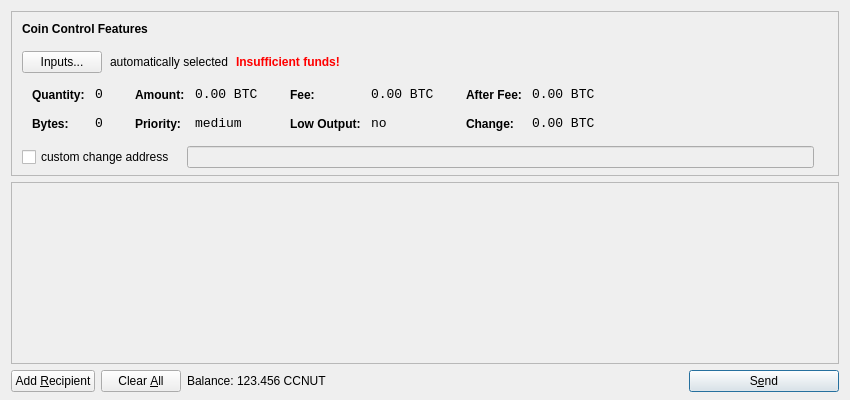
<?xml version="1.0" encoding="UTF-8"?>
<ui version="4.0">
 <class>SendCoinsDialog</class>
 <widget class="QDialog" name="SendCoinsDialog">
  <property name="geometry">
   <rect>
    <x>0</x>
    <y>0</y>
    <width>850</width>
    <height>400</height>
   </rect>
  </property>
  <property name="windowTitle">
   <string>Send Coins</string>
  </property>
  <layout class="QVBoxLayout" name="verticalLayout" stretch="0,1,0">
   <property name="bottomMargin">
    <number>8</number>
   </property>
   <item>
    <widget class="QFrame" name="frameCoinControl">
     <property name="sizePolicy">
      <sizepolicy hsizetype="Expanding" vsizetype="Expanding">
       <horstretch>0</horstretch>
       <verstretch>0</verstretch>
      </sizepolicy>
     </property>
     <property name="maximumSize">
      <size>
       <width>16777215</width>
       <height>16777215</height>
      </size>
     </property>
     <property name="frameShape">
      <enum>QFrame::StyledPanel</enum>
     </property>
     <property name="frameShadow">
      <enum>QFrame::Sunken</enum>
     </property>
     <layout class="QVBoxLayout" name="verticalLayoutCoinControl2">
      <property name="spacing">
       <number>-1</number>
      </property>
      <property name="leftMargin">
       <number>0</number>
      </property>
      <property name="topMargin">
       <number>0</number>
      </property>
      <property name="rightMargin">
       <number>0</number>
      </property>
      <property name="bottomMargin">
       <number>6</number>
      </property>
      <item>
       <layout class="QVBoxLayout" name="verticalLayoutCoinControl" stretch="0,0,0,0,1">
        <property name="spacing">
         <number>0</number>
        </property>
        <property name="leftMargin">
         <number>10</number>
        </property>
        <property name="topMargin">
         <number>10</number>
        </property>
        <item>
         <layout class="QHBoxLayout" name="horizontalLayoutCoinControl1">
          <property name="bottomMargin">
           <number>15</number>
          </property>
          <item>
           <widget class="QLabel" name="labelCoinControlFeatures">
            <property name="sizePolicy">
             <sizepolicy hsizetype="Preferred" vsizetype="Maximum">
              <horstretch>0</horstretch>
              <verstretch>0</verstretch>
             </sizepolicy>
            </property>
            <property name="font">
             <font>
              <weight>75</weight>
              <bold>true</bold>
             </font>
            </property>
            <property name="styleSheet">
             <string notr="true">font-weight:bold;</string>
            </property>
            <property name="text">
             <string>Coin Control Features</string>
            </property>
           </widget>
          </item>
         </layout>
        </item>
        <item>
         <layout class="QHBoxLayout" name="horizontalLayoutCoinControl2" stretch="0,0,0,0">
          <property name="spacing">
           <number>8</number>
          </property>
          <property name="bottomMargin">
           <number>10</number>
          </property>
          <item>
           <widget class="QPushButton" name="pushButtonCoinControl">
            <property name="styleSheet">
             <string notr="true"/>
            </property>
            <property name="text">
             <string>Inputs...</string>
            </property>
           </widget>
          </item>
          <item>
           <widget class="QLabel" name="labelCoinControlAutomaticallySelected">
            <property name="text">
             <string>automatically selected</string>
            </property>
            <property name="margin">
             <number>5</number>
            </property>
           </widget>
          </item>
          <item>
           <widget class="QLabel" name="labelCoinControlInsuffFunds">
            <property name="font">
             <font>
              <weight>75</weight>
              <bold>true</bold>
             </font>
            </property>
            <property name="styleSheet">
             <string notr="true">color:red;font-weight:bold;</string>
            </property>
            <property name="text">
             <string>Insufficient funds!</string>
            </property>
            <property name="margin">
             <number>5</number>
            </property>
           </widget>
          </item>
          <item>
           <spacer name="horizontalSpacerCoinControl">
            <property name="orientation">
             <enum>Qt::Horizontal</enum>
            </property>
            <property name="sizeHint" stdset="0">
             <size>
              <width>40</width>
              <height>1</height>
             </size>
            </property>
           </spacer>
          </item>
         </layout>
        </item>
        <item>
         <widget class="QWidget" name="widgetCoinControl" native="true">
          <property name="sizePolicy">
           <sizepolicy hsizetype="Preferred" vsizetype="Preferred">
            <horstretch>0</horstretch>
            <verstretch>0</verstretch>
           </sizepolicy>
          </property>
          <property name="minimumSize">
           <size>
            <width>0</width>
            <height>0</height>
           </size>
          </property>
          <property name="styleSheet">
           <string notr="true"/>
          </property>
          <layout class="QHBoxLayout" name="horizontalLayoutCoinControl5">
           <property name="margin">
            <number>0</number>
           </property>
           <item>
            <layout class="QHBoxLayout" name="horizontalLayoutCoinControl3" stretch="0,0,0,1">
             <property name="spacing">
              <number>20</number>
             </property>
             <property name="topMargin">
              <number>0</number>
             </property>
             <property name="bottomMargin">
              <number>10</number>
             </property>
             <item>
              <layout class="QFormLayout" name="formLayoutCoinControl1">
               <property name="horizontalSpacing">
                <number>10</number>
               </property>
               <property name="verticalSpacing">
                <number>14</number>
               </property>
               <property name="leftMargin">
                <number>10</number>
               </property>
               <property name="topMargin">
                <number>4</number>
               </property>
               <property name="rightMargin">
                <number>6</number>
               </property>
               <item row="0" column="0">
                <widget class="QLabel" name="labelCoinControlQuantityText">
                 <property name="styleSheet">
                  <string notr="true">font-weight:bold;</string>
                 </property>
                 <property name="text">
                  <string>Quantity:</string>
                 </property>
                 <property name="margin">
                  <number>0</number>
                 </property>
                </widget>
               </item>
               <item row="0" column="1">
                <widget class="QLabel" name="labelCoinControlQuantity">
                 <property name="font">
                  <font>
                   <family>Monospace</family>
                   <pointsize>10</pointsize>
                  </font>
                 </property>
                 <property name="cursor">
                  <cursorShape>IBeamCursor</cursorShape>
                 </property>
                 <property name="contextMenuPolicy">
                  <enum>Qt::ActionsContextMenu</enum>
                 </property>
                 <property name="text">
                  <string notr="true">0</string>
                 </property>
                 <property name="margin">
                  <number>0</number>
                 </property>
                 <property name="textInteractionFlags">
                  <set>Qt::LinksAccessibleByMouse|Qt::TextSelectableByKeyboard|Qt::TextSelectableByMouse</set>
                 </property>
                </widget>
               </item>
               <item row="1" column="0">
                <widget class="QLabel" name="labelCoinControlBytesText">
                 <property name="styleSheet">
                  <string notr="true">font-weight:bold;</string>
                 </property>
                 <property name="text">
                  <string>Bytes:</string>
                 </property>
                </widget>
               </item>
               <item row="1" column="1">
                <widget class="QLabel" name="labelCoinControlBytes">
                 <property name="font">
                  <font>
                   <family>Monospace</family>
                   <pointsize>10</pointsize>
                  </font>
                 </property>
                 <property name="cursor">
                  <cursorShape>IBeamCursor</cursorShape>
                 </property>
                 <property name="contextMenuPolicy">
                  <enum>Qt::ActionsContextMenu</enum>
                 </property>
                 <property name="text">
                  <string notr="true">0</string>
                 </property>
                 <property name="textInteractionFlags">
                  <set>Qt::LinksAccessibleByMouse|Qt::TextSelectableByKeyboard|Qt::TextSelectableByMouse</set>
                 </property>
                </widget>
               </item>
              </layout>
             </item>
             <item>
              <layout class="QFormLayout" name="formLayoutCoinControl2">
               <property name="horizontalSpacing">
                <number>10</number>
               </property>
               <property name="verticalSpacing">
                <number>14</number>
               </property>
               <property name="leftMargin">
                <number>6</number>
               </property>
               <property name="topMargin">
                <number>4</number>
               </property>
               <property name="rightMargin">
                <number>6</number>
               </property>
               <item row="0" column="0">
                <widget class="QLabel" name="labelCoinControlAmountText">
                 <property name="styleSheet">
                  <string notr="true">font-weight:bold;</string>
                 </property>
                 <property name="text">
                  <string>Amount:</string>
                 </property>
                 <property name="margin">
                  <number>0</number>
                 </property>
                </widget>
               </item>
               <item row="0" column="1">
                <widget class="QLabel" name="labelCoinControlAmount">
                 <property name="font">
                  <font>
                   <family>Monospace</family>
                   <pointsize>10</pointsize>
                  </font>
                 </property>
                 <property name="cursor">
                  <cursorShape>IBeamCursor</cursorShape>
                 </property>
                 <property name="contextMenuPolicy">
                  <enum>Qt::ActionsContextMenu</enum>
                 </property>
                 <property name="text">
                  <string notr="true">0.00 BTC</string>
                 </property>
                 <property name="textInteractionFlags">
                  <set>Qt::LinksAccessibleByMouse|Qt::TextSelectableByKeyboard|Qt::TextSelectableByMouse</set>
                 </property>
                </widget>
               </item>
               <item row="1" column="0">
                <widget class="QLabel" name="labelCoinControlPriorityText">
                 <property name="styleSheet">
                  <string notr="true">font-weight:bold;</string>
                 </property>
                 <property name="text">
                  <string>Priority:</string>
                 </property>
                </widget>
               </item>
               <item row="1" column="1">
                <widget class="QLabel" name="labelCoinControlPriority">
                 <property name="font">
                  <font>
                   <family>Monospace</family>
                   <pointsize>10</pointsize>
                  </font>
                 </property>
                 <property name="cursor">
                  <cursorShape>IBeamCursor</cursorShape>
                 </property>
                 <property name="contextMenuPolicy">
                  <enum>Qt::ActionsContextMenu</enum>
                 </property>
                 <property name="text">
                  <string>medium</string>
                 </property>
                 <property name="textInteractionFlags">
                  <set>Qt::LinksAccessibleByMouse|Qt::TextSelectableByKeyboard|Qt::TextSelectableByMouse</set>
                 </property>
                </widget>
               </item>
              </layout>
             </item>
             <item>
              <layout class="QFormLayout" name="formLayoutCoinControl3">
               <property name="horizontalSpacing">
                <number>10</number>
               </property>
               <property name="verticalSpacing">
                <number>14</number>
               </property>
               <property name="leftMargin">
                <number>6</number>
               </property>
               <property name="topMargin">
                <number>4</number>
               </property>
               <property name="rightMargin">
                <number>6</number>
               </property>
               <item row="0" column="0">
                <widget class="QLabel" name="labelCoinControlFeeText">
                 <property name="styleSheet">
                  <string notr="true">font-weight:bold;</string>
                 </property>
                 <property name="text">
                  <string>Fee:</string>
                 </property>
                 <property name="margin">
                  <number>0</number>
                 </property>
                </widget>
               </item>
               <item row="0" column="1">
                <widget class="QLabel" name="labelCoinControlFee">
                 <property name="font">
                  <font>
                   <family>Monospace</family>
                   <pointsize>10</pointsize>
                  </font>
                 </property>
                 <property name="cursor">
                  <cursorShape>IBeamCursor</cursorShape>
                 </property>
                 <property name="contextMenuPolicy">
                  <enum>Qt::ActionsContextMenu</enum>
                 </property>
                 <property name="text">
                  <string notr="true">0.00 BTC</string>
                 </property>
                 <property name="textInteractionFlags">
                  <set>Qt::LinksAccessibleByMouse|Qt::TextSelectableByKeyboard|Qt::TextSelectableByMouse</set>
                 </property>
                </widget>
               </item>
               <item row="1" column="0">
                <widget class="QLabel" name="labelCoinControlLowOutputText">
                 <property name="styleSheet">
                  <string notr="true">font-weight:bold;</string>
                 </property>
                 <property name="text">
                  <string>Low Output:</string>
                 </property>
                </widget>
               </item>
               <item row="1" column="1">
                <widget class="QLabel" name="labelCoinControlLowOutput">
                 <property name="font">
                  <font>
                   <family>Monospace</family>
                   <pointsize>10</pointsize>
                  </font>
                 </property>
                 <property name="cursor">
                  <cursorShape>IBeamCursor</cursorShape>
                 </property>
                 <property name="contextMenuPolicy">
                  <enum>Qt::ActionsContextMenu</enum>
                 </property>
                 <property name="text">
                  <string>no</string>
                 </property>
                 <property name="textInteractionFlags">
                  <set>Qt::LinksAccessibleByMouse|Qt::TextSelectableByKeyboard|Qt::TextSelectableByMouse</set>
                 </property>
                </widget>
               </item>
              </layout>
             </item>
             <item>
              <layout class="QFormLayout" name="formLayoutCoinControl4">
               <property name="horizontalSpacing">
                <number>10</number>
               </property>
               <property name="verticalSpacing">
                <number>14</number>
               </property>
               <property name="leftMargin">
                <number>6</number>
               </property>
               <property name="topMargin">
                <number>4</number>
               </property>
               <property name="rightMargin">
                <number>6</number>
               </property>
               <item row="0" column="0">
                <widget class="QLabel" name="labelCoinControlAfterFeeText">
                 <property name="styleSheet">
                  <string notr="true">font-weight:bold;</string>
                 </property>
                 <property name="text">
                  <string>After Fee:</string>
                 </property>
                 <property name="margin">
                  <number>0</number>
                 </property>
                </widget>
               </item>
               <item row="0" column="1">
                <widget class="QLabel" name="labelCoinControlAfterFee">
                 <property name="font">
                  <font>
                   <family>Monospace</family>
                   <pointsize>10</pointsize>
                  </font>
                 </property>
                 <property name="cursor">
                  <cursorShape>IBeamCursor</cursorShape>
                 </property>
                 <property name="contextMenuPolicy">
                  <enum>Qt::ActionsContextMenu</enum>
                 </property>
                 <property name="text">
                  <string notr="true">0.00 BTC</string>
                 </property>
                 <property name="textInteractionFlags">
                  <set>Qt::LinksAccessibleByMouse|Qt::TextSelectableByKeyboard|Qt::TextSelectableByMouse</set>
                 </property>
                </widget>
               </item>
               <item row="1" column="0">
                <widget class="QLabel" name="labelCoinControlChangeText">
                 <property name="styleSheet">
                  <string notr="true">font-weight:bold;</string>
                 </property>
                 <property name="text">
                  <string>Change:</string>
                 </property>
                </widget>
               </item>
               <item row="1" column="1">
                <widget class="QLabel" name="labelCoinControlChange">
                 <property name="font">
                  <font>
                   <family>Monospace</family>
                   <pointsize>10</pointsize>
                  </font>
                 </property>
                 <property name="cursor">
                  <cursorShape>IBeamCursor</cursorShape>
                 </property>
                 <property name="contextMenuPolicy">
                  <enum>Qt::ActionsContextMenu</enum>
                 </property>
                 <property name="text">
                  <string notr="true">0.00 BTC</string>
                 </property>
                 <property name="textInteractionFlags">
                  <set>Qt::LinksAccessibleByMouse|Qt::TextSelectableByKeyboard|Qt::TextSelectableByMouse</set>
                 </property>
                </widget>
               </item>
              </layout>
             </item>
            </layout>
           </item>
          </layout>
         </widget>
        </item>
        <item>
         <layout class="QHBoxLayout" name="horizontalLayoutCoinControl4" stretch="0,0,0">
          <property name="spacing">
           <number>12</number>
          </property>
          <property name="sizeConstraint">
           <enum>QLayout::SetDefaultConstraint</enum>
          </property>
          <property name="topMargin">
           <number>5</number>
          </property>
          <property name="rightMargin">
           <number>5</number>
          </property>
          <item>
           <widget class="QCheckBox" name="checkBoxCoinControlChange">
            <property name="text">
             <string>custom change address</string>
            </property>
           </widget>
          </item>
          <item>
           <widget class="QLineEdit" name="lineEditCoinControlChange">
            <property name="enabled">
             <bool>false</bool>
            </property>
            <property name="sizePolicy">
             <sizepolicy hsizetype="Expanding" vsizetype="Fixed">
              <horstretch>0</horstretch>
              <verstretch>0</verstretch>
             </sizepolicy>
            </property>
           </widget>
          </item>
          <item>
           <widget class="QLabel" name="labelCoinControlChangeLabel">
            <property name="sizePolicy">
             <sizepolicy hsizetype="Preferred" vsizetype="Expanding">
              <horstretch>0</horstretch>
              <verstretch>0</verstretch>
             </sizepolicy>
            </property>
            <property name="minimumSize">
             <size>
              <width>0</width>
              <height>0</height>
             </size>
            </property>
            <property name="text">
             <string/>
            </property>
            <property name="margin">
             <number>3</number>
            </property>
           </widget>
          </item>
         </layout>
        </item>
        <item>
         <spacer name="verticalSpacerCoinControl">
          <property name="orientation">
           <enum>Qt::Vertical</enum>
          </property>
          <property name="sizeHint" stdset="0">
           <size>
            <width>800</width>
            <height>1</height>
           </size>
          </property>
         </spacer>
        </item>
       </layout>
      </item>
     </layout>
    </widget>
   </item>
   <item>
    <widget class="QScrollArea" name="scrollArea">
     <property name="widgetResizable">
      <bool>true</bool>
     </property>
     <widget class="QWidget" name="scrollAreaWidgetContents">
      <property name="geometry">
       <rect>
        <x>0</x>
        <y>0</y>
        <width>830</width>
        <height>165</height>
       </rect>
      </property>
      <layout class="QVBoxLayout" name="verticalLayout_2">
       <property name="margin">
        <number>0</number>
       </property>
       <item>
        <layout class="QVBoxLayout" name="entries">
         <property name="spacing">
          <number>6</number>
         </property>
        </layout>
       </item>
       <item>
        <spacer name="verticalSpacer">
         <property name="orientation">
          <enum>Qt::Vertical</enum>
         </property>
         <property name="sizeHint" stdset="0">
          <size>
           <width>20</width>
           <height>40</height>
          </size>
         </property>
        </spacer>
       </item>
      </layout>
     </widget>
    </widget>
   </item>
   <item>
    <layout class="QHBoxLayout" name="horizontalLayout">
     <item>
      <widget class="QPushButton" name="addButton">
       <property name="toolTip">
        <string>Send to multiple recipients at once</string>
       </property>
       <property name="text">
        <string>Add &amp;Recipient</string>
       </property>
       <property name="icon">
        <iconset resource="../bitcoin.qrc">
         <normaloff>:/icons/add</normaloff>:/icons/add</iconset>
       </property>
       <property name="autoDefault">
        <bool>false</bool>
       </property>
      </widget>
     </item>
     <item>
      <widget class="QPushButton" name="clearButton">
       <property name="sizePolicy">
        <sizepolicy hsizetype="Minimum" vsizetype="Fixed">
         <horstretch>0</horstretch>
         <verstretch>0</verstretch>
        </sizepolicy>
       </property>
       <property name="toolTip">
        <string>Remove all transaction fields</string>
       </property>
       <property name="text">
        <string>Clear &amp;All</string>
       </property>
       <property name="icon">
        <iconset resource="../bitcoin.qrc">
         <normaloff>:/icons/remove</normaloff>:/icons/remove</iconset>
       </property>
       <property name="autoRepeatDelay">
        <number>300</number>
       </property>
       <property name="autoDefault">
        <bool>false</bool>
       </property>
      </widget>
     </item>
     <item>
      <layout class="QHBoxLayout" name="horizontalLayout_2">
       <property name="spacing">
        <number>3</number>
       </property>
       <item>
        <widget class="QLabel" name="label">
         <property name="text">
          <string>Balance:</string>
         </property>
        </widget>
       </item>
       <item>
        <widget class="QLabel" name="labelBalance">
         <property name="cursor">
          <cursorShape>IBeamCursor</cursorShape>
         </property>
         <property name="text">
          <string>123.456 CCNUT</string>
         </property>
         <property name="textInteractionFlags">
          <set>Qt::LinksAccessibleByMouse|Qt::TextSelectableByKeyboard|Qt::TextSelectableByMouse</set>
         </property>
        </widget>
       </item>
      </layout>
     </item>
     <item>
      <spacer name="horizontalSpacer">
       <property name="orientation">
        <enum>Qt::Horizontal</enum>
       </property>
       <property name="sizeHint" stdset="0">
        <size>
         <width>40</width>
         <height>20</height>
        </size>
       </property>
      </spacer>
     </item>
     <item>
      <widget class="QPushButton" name="sendButton">
       <property name="minimumSize">
        <size>
         <width>150</width>
         <height>0</height>
        </size>
       </property>
       <property name="toolTip">
        <string>Confirm the send action</string>
       </property>
       <property name="text">
        <string>S&amp;end</string>
       </property>
       <property name="icon">
        <iconset resource="../bitcoin.qrc">
         <normaloff>:/icons/send</normaloff>:/icons/send</iconset>
       </property>
       <property name="default">
        <bool>true</bool>
       </property>
      </widget>
     </item>
    </layout>
   </item>
  </layout>
 </widget>
 <resources>
  <include location="../bitcoin.qrc"/>
 </resources>
 <connections/>
</ui>
